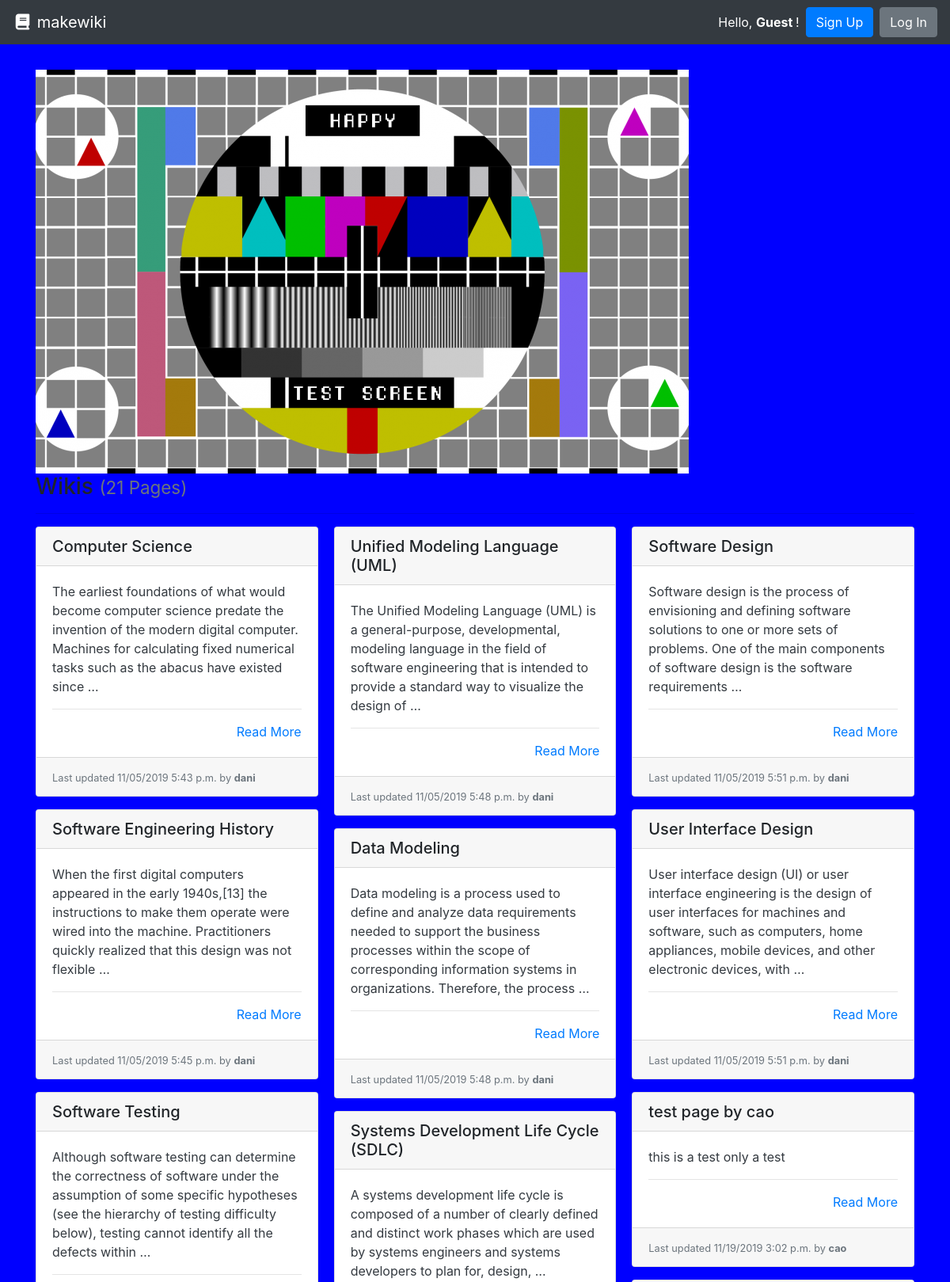
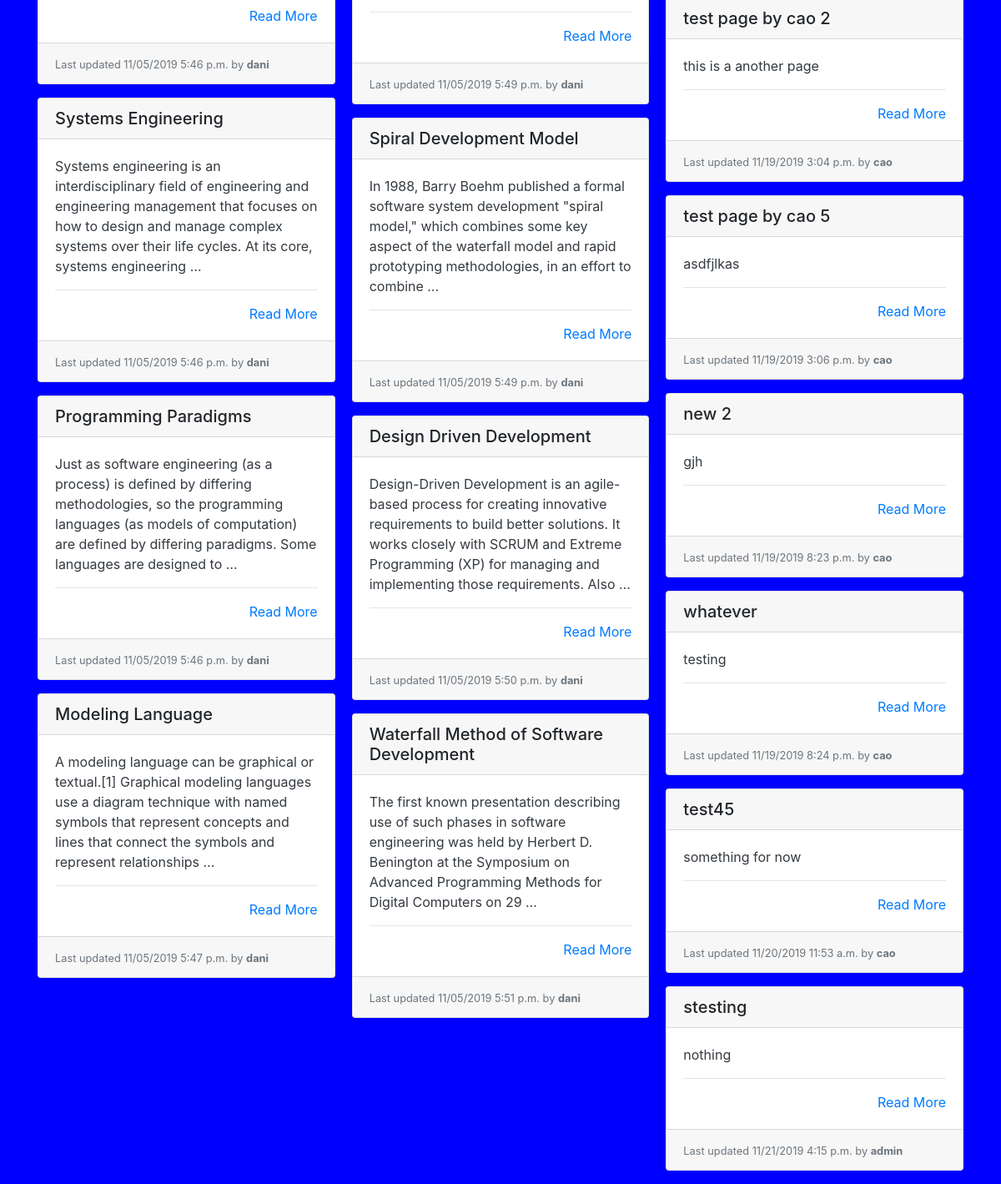
The page / on the database its author committed (2 pictures, top to bottom).
### wiki/models.py (models this page shows, shortened)
class Page(models.Model):
    title = models.CharField(max_length=settings.WIKI_PAGE_TITLE_MAX_LENGTH, unique=True,
                             help_text="Title of your page.")
    author = models.ForeignKey(User, on_delete=models.PROTECT,
                               help_text="The user that posted this article.")
    slug = models.CharField(max_length=settings.WIKI_PAGE_TITLE_MAX_LENGTH, blank=True, editable=False,
                            help_text="Unique URL path to access this page. Generated by the system.")
    content = models.TextField(
        help_text="Write the content of your page here.")
    created = models.DateTimeField(auto_now_add=True,
                                   help_text="The date and time this page was created. Automatically generated when the model saves.")
    modified = models.DateTimeField(auto_now=True,
                                    help_text="The date and time this page was updated. Automatically generated when the model updates.")

### wiki/views.py (the view)
# urls.py: path('', PageListView.as_view(), name='wiki-list-page'),
class PageListView(ListView):
    model = Page
    def get(self, request):
        pages = self.get_queryset().all()
        return render(request, 'list.html', {
          'pages': pages
        })

### wiki/templates/list.html
{% extends "base.html" %}
{% load static %}
{% block content %}
<img src="{% static 'Happy-Test-Screen.png' %}" alt="My image testing">
  <h3>Wikis {% if pages %}<small class="text-muted">({{ pages|length }} Page{{ pages|length|pluralize:"s" }})</small>{% endif %}</h3>
  <hr>
  {% if pages %}
    <div class="card-columns">
      {% for page in pages %}
        {% include "partials/card.html" %}
      {% endfor %}
    </div>
  {% else %}
    <div class="alert alert-primary" role="alert">No pages to display.</div>
  {% endif %}
{% endblock %}

### wiki/templates/partials/card.html
<div class="card mb-3">
  <h5 class="card-header ">{{ page.title }}</h5>
  <div class="card-body border-dark">
    <p class="card-text text-dark">
      {{ page.content|truncatewords_html:30 }}
      <hr>
      <div class="text-right"><a href="{% url 'wiki-details-page' page.slug %}" title="Read More">Read More</a></div>
  </div>
  <div class="card-footer">
    <small class="text-muted">Last updated {{ page.modified|date:"SHORT_DATETIME_FORMAT" }} by <b>{{ page.author.username }}</b></small>
  </div>
</div>

### staticfiles/css/style.css (style rules this page uses)
body { background-color: blue; }

### rows shown on the page
Page: title "Computer Science", content "The earliest foundations of what would become computer science predate the invention of the modern digital computer. Machines for calculating fixed numerical tasks such as the abacus have existed since …", modified "11/05/2019 5:43 p.m.", author.username "dani"
Page: title "Software Engineering History", content "When the first digital computers appeared in the early 1940s,[13] the instructions to make them operate were wired into the machine. Practitioners quickly realized that this design was not flexible …", modified "11/05/2019 5:45 p.m.", author.username "dani"
Page: title "Software Testing", content "Although software testing can determine the correctness of software under the assumption of some specific hypotheses (see the hierarchy of testing difficulty below), testing cannot identify all the defects within …", modified "11/05/2019 5:46 p.m.", author.username "dani"
Page: title "Systems Engineering", content "Systems engineering is an interdisciplinary field of engineering and engineering management that focuses on how to design and manage complex systems over their life cycles. At its core, systems engineering …", modified "11/05/2019 5:46 p.m.", author.username "dani"
Page: title "Programming Paradigms", content "Just as software engineering (as a process) is defined by differing methodologies, so the programming languages (as models of computation) are defined by differing paradigms. Some languages are designed to …", modified "11/05/2019 5:46 p.m.", author.username "dani"
Page: title "Modeling Language", content "A modeling language can be graphical or textual.[1] Graphical modeling languages use a diagram technique with named symbols that represent concepts and lines that connect the symbols and represent relationships …", modified "11/05/2019 5:47 p.m.", author.username "dani"
Page: title "Unified Modeling Language (UML)", content "The Unified Modeling Language (UML) is a general-purpose, developmental, modeling language in the field of software engineering that is intended to provide a standard way to visualize the design of …", modified "11/05/2019 5:48 p.m.", author.username "dani"
Page: title "Data Modeling", content "Data modeling is a process used to define and analyze data requirements needed to support the business processes within the scope of corresponding information systems in organizations. Therefore, the process …", modified "11/05/2019 5:48 p.m.", author.username "dani"
Page: title "Systems Development Life Cycle (SDLC)", content "A systems development life cycle is composed of a number of clearly defined and distinct work phases which are used by systems engineers and systems developers to plan for, design, …", modified "11/05/2019 5:49 p.m.", author.username "dani"
Page: title "Spiral Development Model", content "In 1988, Barry Boehm published a formal software system development \"spiral model,\" which combines some key aspect of the waterfall model and rapid prototyping methodologies, in an effort to combine …", modified "11/05/2019 5:49 p.m.", author.username "dani"
Page: title "Design Driven Development", content "Design-Driven Development is an agile-based process for creating innovative requirements to build better solutions. It works closely with SCRUM and Extreme Programming (XP) for managing and implementing those requirements. Also …", modified "11/05/2019 5:50 p.m.", author.username "dani"
Page: title "Waterfall Method of Software Development", content "The first known presentation describing use of such phases in software engineering was held by Herbert D. Benington at the Symposium on Advanced Programming Methods for Digital Computers on 29 …", modified "11/05/2019 5:51 p.m.", author.username "dani"
Page: title "Software Design", content "Software design is the process of envisioning and defining software solutions to one or more sets of problems. One of the main components of software design is the software requirements …", modified "11/05/2019 5:51 p.m.", author.username "dani"
Page: title "User Interface Design", content "User interface design (UI) or user interface engineering is the design of user interfaces for machines and software, such as computers, home appliances, mobile devices, and other electronic devices, with …", modified "11/05/2019 5:51 p.m.", author.username "dani"
Page: title "test page by cao", content "this is a test only a test", modified "11/19/2019 3:02 p.m.", author.username "cao"
Page: title "test page by cao 2", content "this is a another page", modified "11/19/2019 3:04 p.m.", author.username "cao"
Page: title "test page by cao 5", content "asdfjlkas", modified "11/19/2019 3:06 p.m.", author.username "cao"
Page: title "new 2", content "gjh", modified "11/19/2019 8:23 p.m.", author.username "cao"
Page: title "whatever", content "testing", modified "11/19/2019 8:24 p.m.", author.username "cao"
Page: title "test45", content "something for now", modified "11/20/2019 11:53 a.m.", author.username "cao"
Page: title "stesting", content "nothing", modified "11/21/2019 4:15 p.m.", author.username "admin"

### other values the page prints
{{ pages|length }} "21"
